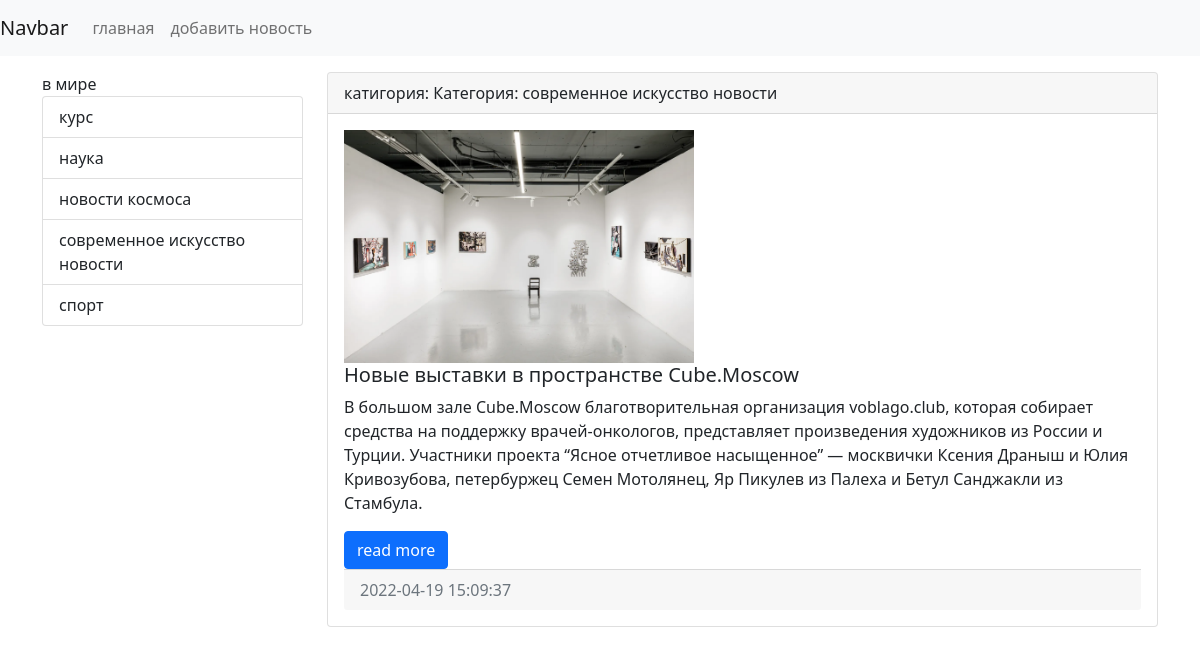
Page /category/2 on the committed database.
### news/models.py (models this page shows, shortened)
class Category(models.Model):
    title = models.CharField(max_length=150, db_index=True, verbose_name='Наименование категории')
    def __str__(self) -> str:
        return f'Категория: {self.title}'
    class Meta:
        verbose_name = 'Категория'
        verbose_name_plural = 'Катагерии'
        ordering = ['title']

class News(models.Model):
    title = models.CharField(max_length=150, verbose_name='Наимование')
    content = models.TextField(blank=True,verbose_name='Контент')
    created_at = models.DateTimeField(auto_now_add=True, verbose_name='Дата публикация')
    update_at = models.DateTimeField(auto_now=True, verbose_name='обновлено')
    photo = models.ImageField(upload_to='photos/%Y/%m/%d/',verbose_name='фото',blank=True)
    is_published = models.BooleanField(default=True,verbose_name='опубликовано')
    category = models.ForeignKey(Category, on_delete=models.PROTECT, null=True,verbose_name='катигория')
    class Meta:
        verbose_name = 'Новость'
        verbose_name_plural = 'Новости'
        ordering = ['-created_at']

### news/views.py (the view)
# urls.py: path('category/<int:category_id>', get_category, name = 'category'),
def get_category(request,category_id):
    news = News.objects.filter(category_id=category_id)
    categories = Category.objects.all()
    category = Category.objects.get(pk=category_id)
    return render(request,'news/category.html', {'news': news, 'categories' : categories, 'category': category})

### news/templates/news/category.html (shortened to what this page needs)
<!doctype html>
<html lang="en">
  <head>
    <link rel="stylesheet" href="https://cdn.jsdelivr.net/npm/bootstrap@5.1.3/dist/css/bootstrap.min.css"
>
</head>
<body>
<nav class="navbar navbar-expand-lg navbar-light bg-light">
    <a class="navbar-brand" href="{% url 'home' %}">Navbar</a>
    <div class="collapse navbar-collapse" id="navbarSupportedContent">
        <ul class="navbar-nav mr-auto ">
            <li class="nav-link" href="{% url 'home' %}">главная</a> </li>
            <li class="nav-link" href="{% url 'home' %}">добавить новость</a> </li>
        </ul>
    </div>
</nav>
<div class="container mt-3">
       <div class="row">
        <div class="col-md-3">
            <div class="list-group"
                {% for item  in categories %}
                <a href="{% url 'category' item.pk %}" class="list-group-item list-group-item-action">{{ item.title }}</a>
                {% endfor %}
            </div>
        </div>
        <div class="col-md-9">
            {% for item in news %}
            <div class="card mb-3">
                <div class="card-header">
                    катигория: {{ item.category }}
                </div>
                <div class="card-body">
                    <div class="media">
                        {% if item.photo %}
                            <img src="{{ item.photo.url }}" alt="" width="350" class="mr-3">
                        {% else %}
                            <img src="https://picsum.photos/id/1060/350/235/?blur=2"alt="" class="mr-3">
                        {% endif %}
                        <div class="media-body">
                            <h5 class="card-title">{{ item.title }}</h5>
                            <p class="card-text">{{ item.content }}</p>
                            <a href="#" class="btn btn-primary">read more</a>
                        </div>
                    </div>
                <div class="card-footer text-muted">
                    {{ item.created_at|date:"Y-m-d H:i:s" }}
                </div>
            </div>
            {% endfor %}
        </div>
    </div>
</div>
</body>
</html>

### rows in the picture
Category: title "в мире"
Category: title "курс"
Category: title "наука"
Category: title "новости космоса"
Category: title "современное искусство новости"
Category: title "спорт"
News: category "Категория: современное искусство новости", photo (picture), title "Новые выставки в пространстве Cube.Moscow", content "В большом зале Cube.Moscow благотворительная организация voblago.club, которая собирает средства на поддержку врачей-онкологов, представляет произведения художников из России и Турции. Участники проекта “Ясное отчетливое насыщенное” — москвички Ксения Драныш и Юлия Кривозубова, петербуржец Семен Мотолянец, Яр Пикулев из Палеха и Бетул Санджакли из Стамбула.", created_at "2022-04-19 15:09:37"
